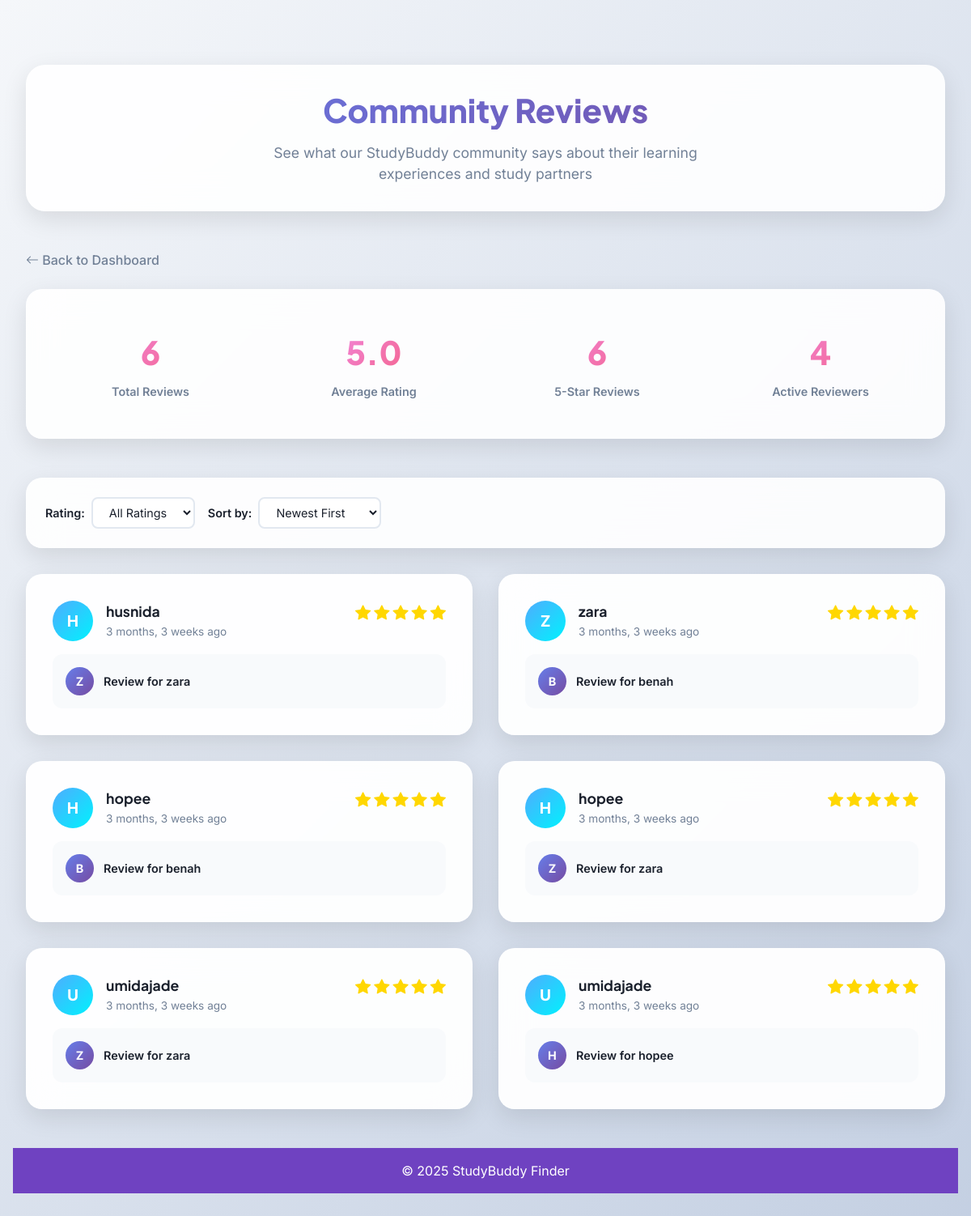
The app's page /reviews/ with its own data.
### studybuddy_app/models.py (models this page shows, shortened)
class TimestampModel(models.Model):
    created_at = models.DateTimeField(auto_now_add=True, null=True, blank=True)
    updated_at = models.DateTimeField(auto_now=True, null=True, blank=True)
    class Meta:
        abstract = True

class Review(TimestampModel):
    reviewer = models.ForeignKey(
        User,
        related_name='given_reviews',
        on_delete=models.CASCADE
    )
    reviewed_user = models.ForeignKey(
        User,
        related_name='received_reviews',
        on_delete=models.CASCADE
    )
    rating = models.IntegerField(
        validators=[MinValueValidator(1), MaxValueValidator(5)]
    )
    comment = models.TextField(blank=True, null=True)
    class Meta:
        unique_together = [['reviewer', 'reviewed_user']]
        ordering = ['-created_at']

### studybuddy_app/views.py (the view)
# urls.py: path('reviews/', views.reviews_list, name='reviews_list'),  # Reviews list page
def reviews_list(request):
    try:
        rating_filter = request.GET.get('rating', '')
        sort_by = request.GET.get('sort', 'newest')
        reviews = Review.objects.select_related('reviewer', 'reviewed_user').all()
        if rating_filter and rating_filter.isdigit():
            rating_value = int(rating_filter)
            reviews = reviews.filter(rating__gte=rating_value)
        if sort_by == 'newest':
            reviews = reviews.order_by('-created_at')
        elif sort_by == 'oldest':
            reviews = reviews.order_by('created_at')
        elif sort_by == 'highest':
            reviews = reviews.order_by('-rating', '-created_at')
        elif sort_by == 'lowest':
            reviews = reviews.order_by('rating', '-created_at')
        else:
            reviews = reviews.order_by('-created_at')
        stats = Review.objects.aggregate(
            total_reviews=Count('id'),
            average_rating=Avg('rating'),
            five_star_count=Count('id', filter=Q(rating=5)),
            active_reviewers=Count('reviewer', distinct=True)
        )
        total_reviews = stats['total_reviews'] or 0
        average_rating = stats['average_rating'] or 0
        five_star_reviews = stats['five_star_count'] or 0
        active_reviewers = stats['active_reviewers'] or 0
        paginator = Paginator(reviews, 12)  # Show 12 reviews per page
        page_number = request.GET.get('page')
        page_obj = paginator.get_page(page_number)
        return render(request, 'studybuddy_app/reviews_list.html', {
            'page_obj': page_obj,
            'total_reviews': total_reviews,
            'average_rating': average_rating,
            'five_star_reviews': five_star_reviews,
            'active_reviewers': active_reviewers,
        })
    except Exception as e:
        messages.error(request, "Error loading reviews.")
        return render(request, 'studybuddy_app/reviews_list.html', {
            'page_obj': None,
            'total_reviews': 0,
            'average_rating': 0,
            'five_star_reviews': 0,
            'active_reviewers': 0,
        })

### studybuddy_app/templates/studybuddy_app/reviews_list.html (shortened to what this page needs)
{% extends 'studybuddy_app/base.html' %}
{% load static %}
{% block extra_css %}
    <link rel="stylesheet" href="{% static 'css/reviews_list.css' %}">
{% endblock %}
{% block content %}
    <div class="container">
        <div class="page-header">
            <h1 class="page-title">Community Reviews</h1>
            <p class="page-subtitle">
                See what our StudyBuddy community says about their learning experiences and study partners
            </p>
        </div>
        <div class="mb-4">
            <a href="{% url 'studybuddy_app:index' %}" class="nav-link">
                <i class="bi bi-arrow-left"></i> Back to Dashboard
            </a>
        </div>
        <div class="stats-section">
            <div class="stats-grid">
                <div class="stat-item">
                    <div class="stat-number">{{ total_reviews }}</div>
                    <div class="stat-label">Total Reviews</div>
                </div>
                <div class="stat-item">
                    <div class="stat-number">{{ average_rating|floatformat:1 }}</div>
                    <div class="stat-label">Average Rating</div>
                </div>
                <div class="stat-item">
                    <div class="stat-number">{{ five_star_reviews }}</div>
                    <div class="stat-label">5-Star Reviews</div>
                </div>
                <div class="stat-item">
                    <div class="stat-number">{{ active_reviewers }}</div>
                    <div class="stat-label">Active Reviewers</div>
                </div>
            </div>
        </div>
        <div class="filter-section">
            <form method="get" class="filter-controls">
                <div class="filter-group">
                    <label for="rating" class="filter-label">Rating:</label>
                    <select name="rating" id="rating" class="filter-select" onchange="this.form.submit()">
                        <option value="">All Ratings</option>
                    </select>
                </div>
                <div class="filter-group">
                    <label for="sort" class="filter-label">Sort by:</label>
                    <select name="sort" id="sort" class="filter-select" onchange="this.form.submit()">
                        <option value="newest" {% if request.GET.sort == 'newest' or not request.GET.sort %}selected{% endif %}>Newest First</option>
                    </select>
                </div>
            </form>
        </div>
        {% if page_obj and page_obj.object_list %}
            <div class="reviews-section">
                {% for review in page_obj %}
                    <div class="review-card">
                        <div class="review-header">
                            <div class="reviewer-info">
                                <div class="reviewer-avatar">
                                    {{ review.reviewer.username|first|upper }}
                                </div>
                                <div class="reviewer-details">
                                    <h4>{{ review.reviewer.username }}</h4>
                                    <div class="review-date">{{ review.created_at|timesince }} ago</div>
                                </div>
                            </div>
                            <div class="rating-stars">
                                {% for i in "12345" %}
                                    <span class="star {% if forloop.counter > review.rating %}empty{% endif %}">
                                        <i class="bi bi-star-fill"></i>
                                    </span>
                                {% endfor %}
                            </div>
                        </div>
                        <div class="reviewed-user">
                            <div class="reviewed-avatar">
                                {{ review.reviewed_user.username|first|upper }}
                            </div>
                            <div class="reviewed-name">
                                Review for {{ review.reviewed_user.username }}
                            </div>
                        </div>
                    </div>
                {% endfor %}
            </div>
        {% endif %}
    </div>
    {% endblock %}

### studybuddy_app/templates/studybuddy_app/base.html (shortened to what this page needs)
{% load static %}
<!DOCTYPE html>
<html lang="en">
<head>
    <link href="https://cdn.jsdelivr.net/npm/bootstrap@5.3.0/dist/css/bootstrap.min.css" rel="stylesheet">
    <link rel="stylesheet" href="https://cdn.jsdelivr.net/npm/bootstrap-icons@1.10.0/font/bootstrap-icons.css">
    {% block extra_css %}{% endblock %}
</head>
<body>
    <main class="container my-5 flex-fill">
        {% block content %}{% endblock %}
{% block footer %}
<footer class="text-white text-center py-3" style="background-color: #6f42c1;">
    <p class="mb-0">&copy; {% now "Y" %} StudyBuddy Finder</p>
</footer>
{% endblock %}
</body>
</html>

### studybuddy_app/static/css/reviews_list.css (style rules this page uses)
:root { --primary-gradient: linear-gradient(135deg, #667eea 0%, #764ba2 100%); --secondary-gradient: linear-gradient(135deg, #f093fb 0%, #f5576c 100%); --accent-gradient: linear-gradient(135deg, #4facfe 0%, #00f2fe 100%); --success-gradient: linear-gradient(135deg, #84fab0 0%, #8fd3f4 100%); --warning-gradient: linear-gradient(135deg, #ffecd2 0%, #fcb69f 100%); --text-primary: #1a202c; --text-secondary: #718096; }
* { margin: 0; padding: 0; box-sizing: border-box; }
body { font-family: 'Inter', -apple-system, BlinkMacSystemFont, sans-serif; background: linear-gradient(135deg, #f5f7fa 0%, #c3cfe2 100%); min-height: 100vh; padding: 2rem 0; }
.container { max-width: 1200px; margin: 0 auto; padding: 0 1rem; }
.page-header { text-align: center; margin-bottom: 3rem; padding: 2rem; background: rgba(255, 255, 255, 0.9); backdrop-filter: blur(20px); border-radius: 24px; box-shadow: 0 10px 30px rgba(0, 0, 0, 0.1); }
.page-title { font-family: 'Plus Jakarta Sans', sans-serif; font-size: 2.5rem; font-weight: 800; background: var(--primary-gradient); -webkit-background-clip: text; -webkit-text-fill-color: transparent; background-clip: text; margin-bottom: 1rem; }
.page-subtitle { color: var(--text-secondary); font-size: 1.1rem; max-width: 600px; margin: 0 auto; }
.stats-section { background: rgba(255, 255, 255, 0.9); backdrop-filter: blur(20px); border-radius: 20px; padding: 2rem; margin-bottom: 3rem; box-shadow: 0 10px 30px rgba(0, 0, 0, 0.1); }
.stats-grid { display: grid; grid-template-columns: repeat(auto-fit, minmax(200px, 1fr)); gap: 2rem; text-align: center; }
.stat-item { padding: 1rem; }
.stat-number { font-family: 'Plus Jakarta Sans', sans-serif; font-size: 2.5rem; font-weight: 800; background: var(--secondary-gradient); -webkit-background-clip: text; -webkit-text-fill-color: transparent; background-clip: text; margin-bottom: 0.5rem; }
.stat-label { color: var(--text-secondary); font-weight: 600; font-size: 0.9rem; }
.reviews-section { display: grid; grid-template-columns: repeat(auto-fit, minmax(400px, 1fr)); gap: 2rem; margin-bottom: 3rem; }
.review-card { background: rgba(255, 255, 255, 0.95); backdrop-filter: blur(20px); border-radius: 20px; padding: 2rem; box-shadow: 0 10px 30px rgba(0, 0, 0, 0.1); transition: all 0.3s ease; border: 1px solid rgba(255, 255, 255, 0.2); }
.review-header { display: flex; justify-content: space-between; align-items: flex-start; margin-bottom: 1rem; }
.reviewer-info { display: flex; align-items: center; gap: 1rem; }
.reviewer-avatar { width: 50px; height: 50px; border-radius: 50%; background: var(--accent-gradient); display: flex; align-items: center; justify-content: center; color: white; font-size: 1.2rem; font-weight: bold; }
.reviewer-details h4 { font-family: 'Plus Jakarta Sans', sans-serif; font-size: 1.1rem; font-weight: 700; color: var(--text-primary); margin-bottom: 0.25rem; }
.reviewer-details .review-date { color: var(--text-secondary); font-size: 0.85rem; }
.rating-stars { display: flex; gap: 0.25rem; }
.star { color: #ffd700; font-size: 1.2rem; }
.reviewed-user { display: flex; align-items: center; gap: 0.75rem; padding: 1rem; background: #f8fafc; border-radius: 12px; margin-top: 1rem; }
.reviewed-avatar { width: 35px; height: 35px; border-radius: 50%; background: var(--primary-gradient); display: flex; align-items: center; justify-content: center; color: white; font-size: 0.9rem; font-weight: bold; }
.reviewed-name { font-weight: 600; color: var(--text-primary); font-size: 0.9rem; }
.filter-section { background: rgba(255, 255, 255, 0.9); backdrop-filter: blur(20px); border-radius: 20px; padding: 1.5rem; margin-bottom: 2rem; box-shadow: 0 10px 30px rgba(0, 0, 0, 0.1); }
.filter-controls { display: flex; flex-wrap: wrap; gap: 1rem; align-items: center; }
.filter-group { display: flex; align-items: center; gap: 0.5rem; }
.filter-label { font-weight: 600; color: var(--text-primary); font-size: 0.9rem; }
.filter-select { padding: 0.5rem 1rem; border: 2px solid #e2e8f0; border-radius: 8px; background: white; color: var(--text-primary); font-size: 0.9rem; cursor: pointer; transition: all 0.3s ease; }
.nav-link { color: var(--text-secondary); text-decoration: none; font-weight: 500; transition: color 0.3s ease; }

### records on screen
Review: reviewer.username|first "H", reviewer.username "husnida", created_at "3 months, 3 weeks", reviewed_user.username|first "Z", reviewed_user.username "zara"
Review: reviewer.username|first "Z", reviewer.username "zara", created_at "3 months, 3 weeks", reviewed_user.username|first "B", reviewed_user.username "benah"
Review: reviewer.username|first "H", reviewer.username "hopee", created_at "3 months, 3 weeks", reviewed_user.username|first "B", reviewed_user.username "benah"
Review: reviewer.username|first "H", reviewer.username "hopee", created_at "3 months, 3 weeks", reviewed_user.username|first "Z", reviewed_user.username "zara"
Review: reviewer.username|first "U", reviewer.username "umidajade", created_at "3 months, 3 weeks", reviewed_user.username|first "Z", reviewed_user.username "zara"
Review: reviewer.username|first "U", reviewer.username "umidajade", created_at "3 months, 3 weeks", reviewed_user.username|first "H", reviewed_user.username "hopee"

### other values on screen
{{ total_reviews }} "6"
{{ average_rating|floatformat:1 }} "5.0"
{{ five_star_reviews }} "6"
{{ active_reviewers }} "4"
